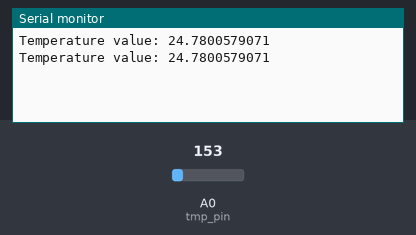
Bench run of a sketch on a simulated Arduino Uno, built with avr-gcc and run on an emulated ATmega328P. Parts: the last lines printed to the serial monitor. The inputs (shaded band) are chosen by the test bench; at power-on: A0 (tmp_pin) = 153.

Above: at 10.8 s.
10.9 s: A0 (tmp_pin) set to 165
At 15.6 s:
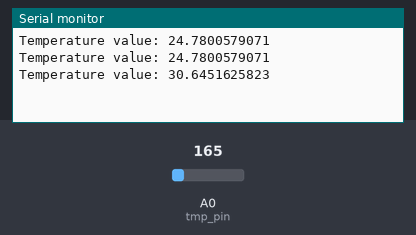
18.4 s: A0 (tmp_pin) set to 175
At 20.7 s:
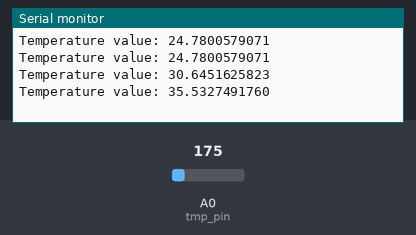
Timing chart, 0 to 22.2 s (numbered marks = the images above; inputs shaded):
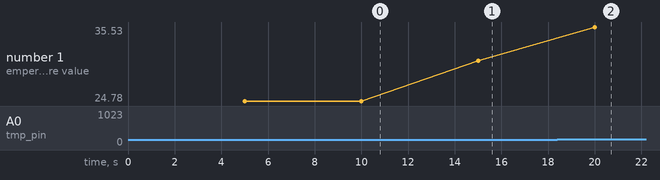

Measured:
- after the input at 10.9 s, the serial monitor: prints a new line after 4.1 s (image 1)
- after the input at 18.4 s, the serial monitor: prints a new line after 1.6 s (image 2)
- plotted number 1: 24.78 → 30.65 after the input at 10.9 s, 30.65 → 35.53 after the input at 18.4 s

The sketch:

temperature_sensor.ino
```cpp
/*
* temperature_sensor.ino
*
* simple program to read the temperature from a tmp36 every 5s and
* display on the serial monitor
*/

// set pin numbers
const int tmp_pin = A0;

// state machine variables ...
long previous_time  = 0;
long query_interval = 5000;

// CODE

// set up code
void setup()
{
  // set up the serial connection to enable debugging
  Serial.begin(9600);
}

// main program
void loop()
{
  // get the current time this time round the loop
  unsigned long current_time = millis();

  // if it's time to query the temperature sensor ...
  if ((current_time - previous_time) >= query_interval)
  {
    // save the time
    previous_time = current_time;

    // get the temperature
    get_temperature();
  }
}

// read and display temperature method
void get_temperature()
{
  // get the value of the tmp36
  int tmp_val = analogRead(tmp_pin);

  // do temperature conversion
  float voltage = (tmp_val * 5.0) / 1023.0;
  float temperature = ((voltage - 0.5) * 1000.0) / 10.0;

  // debugging
  Serial.print("Temperature value: ");
  Serial.println(temperature, DEC);
}
```
